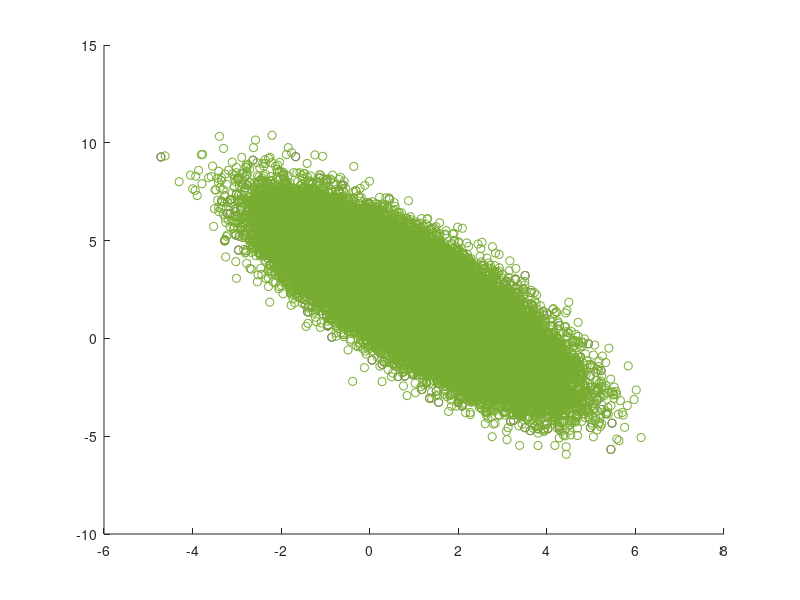

MATLAB code to generate this figure:
mu = [1;2];%initializing the value of the mean
m=1;
C = [1.6250, -1.9486 ; -1.9486 , 3.8750];%initializing the covariance matrix
[Q, lambda] = eig(C);%calculating the eigenvalues and corresponding eigenvectors
A = lambda.^(1/2);
A = Q*A*inv(Q);%calculating A invloved in generating multivariate gaussian
numbers = [10, 100, 1000, 10000, 100000];%array of number of terms
for i = 1:5
    rng(0);
    X = randn(2, numbers(i));
    Y = A*X;
    Y(1,:) = Y(1,:) + mu(1);
    Y(2,:) = Y(2,:) + mu(2);%generating the multivariate gaussian
    MLmean = [mean(Y(1,:)); mean(Y(2,:))];%calculating the experimental mean
    scaledY=zeros(2,numbers(i));
    scaledY(1,:) = Y(1,:) - MLmean(1);
    scaledY(2,:) = Y(2,:) - MLmean(2);%used in calculation of covariance
    currentCov = (scaledY*scaledY')./numbers(i);%covariance matrix
    pcaVec = zeros(1,2);
    [eigenVec, eigenValues] = eig(currentCov);
    %finding the eigenvector corresponding to max. eigenvalue
    if eigenValues(1,1)>eigenValues(2,2)
        pcaVec = eigenVec(:,1)*eigenValues(1,1);
    else
        pcaVec = eigenVec(:,2)*eigenValues(2,2);
    end
    %plotting the data
    data2 = MLmean + pcaVec;
    scatter(Y(1,:),Y(2,:));
    hold on;
    plot([MLmean(1),data2(1)],[MLmean(2),data2(2)])
end
